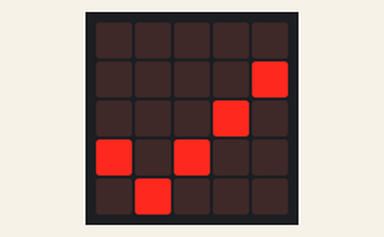
Simulated run of this program. Board: BBC micro:bit (MakeCode). On the bench: the board's 5×5 LED display.

Above: at 0.2 s.
At 0.6 s:
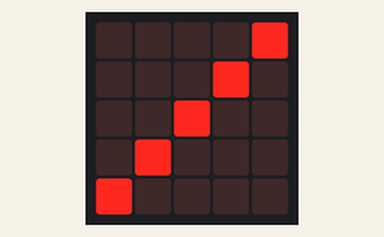
At 1.0 s:
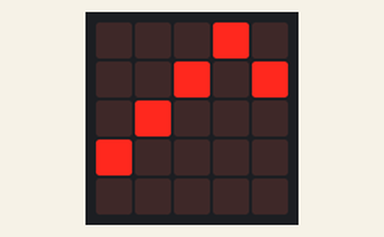
At 2.2 s:
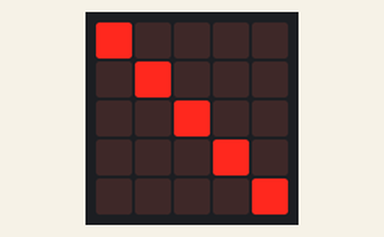
At 3.0 s:
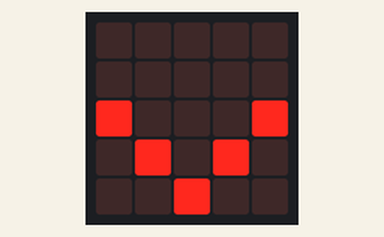
At 4.6 s:
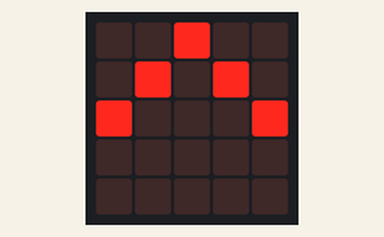

The program:

main.ts
```typescript
basic.forever(function () {
    for (let index = 0; index < 4; index++) {
        basic.showLeds(`
            . . . . .
            . . . . #
            . . . # .
            # . # . .
            . # . . .
            `)
        basic.showLeds(`
            . . . . #
            . . . # .
            . . # . .
            . # . . .
            # . . . .
            `)
        basic.showLeds(`
            . . . # .
            . . # . #
            . # . . .
            # . . . .
            . . . . .
            `)
        basic.showLeds(`
            . . # . .
            . # . # .
            # . . . #
            . . . . .
            . . . . .
            `)
        basic.showLeds(`
            . # . . .
            # . # . .
            . . . # .
            . . . . #
            . . . . .
            `)
        basic.showLeds(`
            # . . . .
            . # . . .
            . . # . .
            . . . # .
            . . . . #
            `)
        basic.showLeds(`
            . . . . .
            # . . . .
            . # . . .
            . . # . #
            . . . # .
            `)
        basic.showLeds(`
            . . . . .
            . . . . .
            # . . . #
            . # . # .
            . . # . .
            `)
        basic.showLeds(`
            . . . . .
            . . . . #
            . . . # .
            # . # . .
            . # . . .
            `)
        basic.showLeds(`
            . . . . #
            . . . # .
            . . # . .
            . # . . .
            # . . . .
            `)
        basic.showLeds(`
            . . . # .
            . . # . #
            . # . . .
            # . . . .
            . . . . .
            `)
        basic.showLeds(`
            . . # . .
            . # . # .
            # . . . #
            . . . . .
            . . . . .
            `)
    }
})
```

test.ts
```typescript
// les tests vont ici ; cela ne sera pas compilé si ce paquet est utilisé en tant qu'extension.
```

Measured:
- by itself, everything shown: repeats every 4.8 s, in 12 steps
- what the display in image 1 shows lasts 0.4 s, from 0.4 s to 0.8 s
